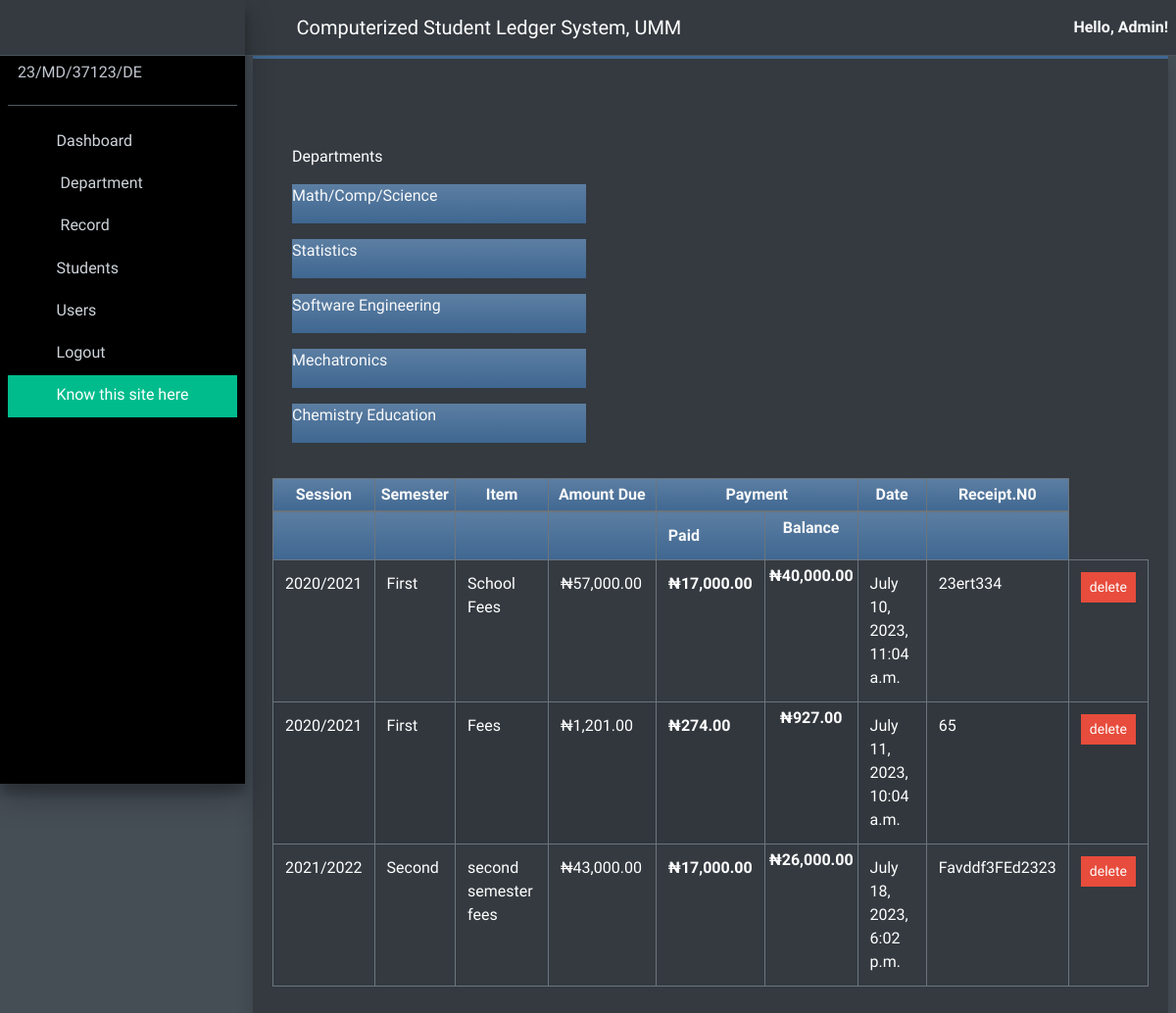
The page /all/records/ (signed in) on the database as committed earlier.
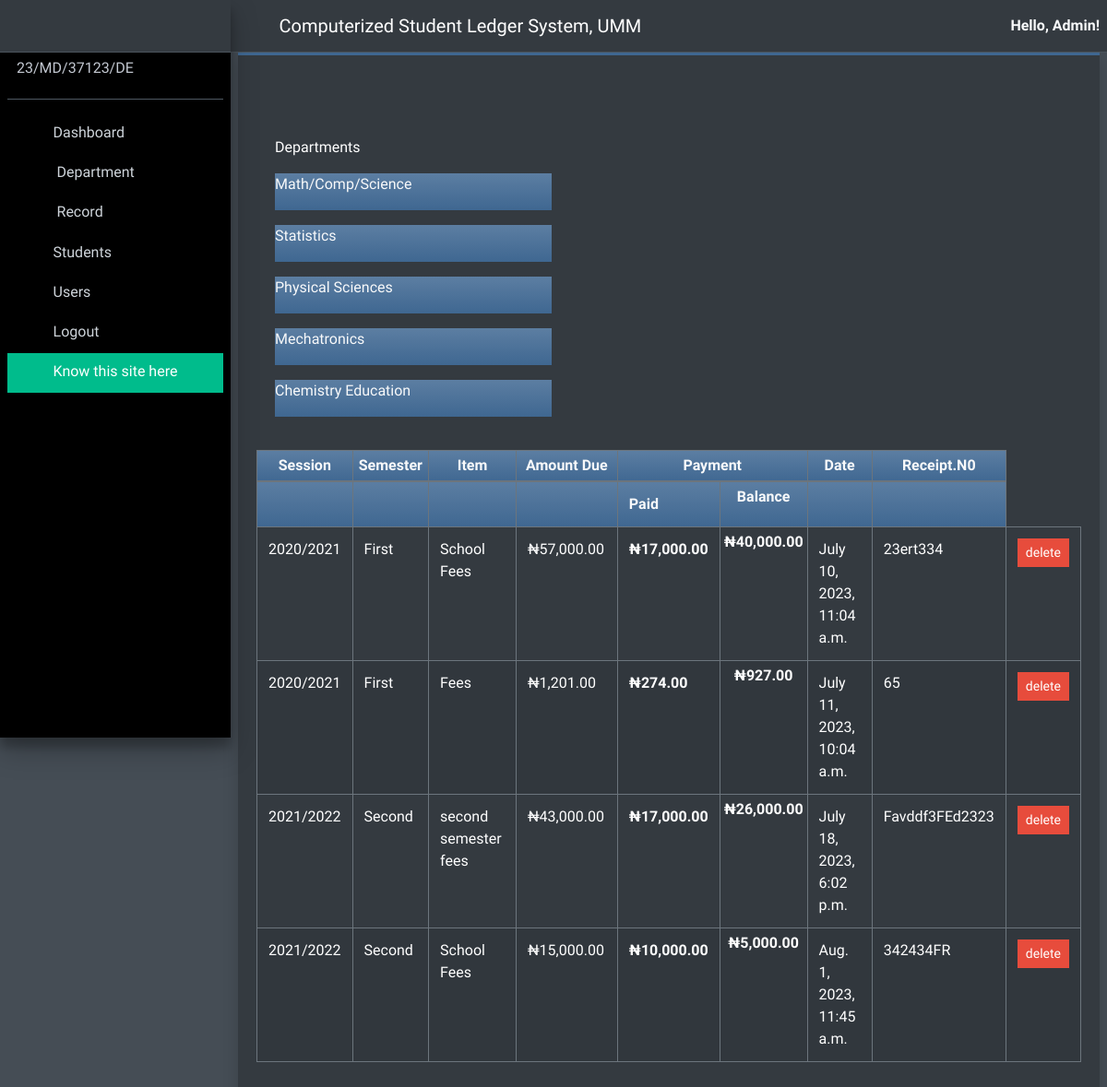
The same page on the database as committed later.
### account/models.py (models this page shows, shortened)
class Department(models.Model):
    name = models.CharField(max_length=150)

class Record(models.Model):
    semester= models.ForeignKey(Semester,on_delete=models.CASCADE)
    item = models.CharField(max_length=50)
    reg_no = models.CharField(max_length=15, null=True,blank=True)
    session = models.ForeignKey(Session,on_delete=models.CASCADE)
    ammount_due = models.FloatField(default=0)
    paid = models.FloatField(default=0)
    balance = models.FloatField(default=0)
    reciept_no = models.CharField(max_length=15)
    created_on = models.DateTimeField(auto_now_add=True)
    is_draft = models.BooleanField(default=True)

class Session(models.Model):
    session_name = models.CharField(max_length=15)

class Semester(models.Model):
    session = models.ForeignKey(Session,on_delete = models.CASCADE)
    semester_name = models.CharField(max_length=15)
    semester_fees = models.FloatField(default = 0)

### account/views.py (the view, shortened to what this page needs)
# urls.py: path('all/records/',AllRecordView.as_view(),name = 'all_records'),
class AllRecordView(UserPassesTestMixin,ListView):
    model = Record
    template_name = 'all_record.html'
    success_url = ''
    context_object_name = 'records'
    def get_context_data(self, **kwargs: Any):
        context = super(AllRecordView,self).get_context_data(**kwargs)
        dept =Department.objects.all()
        context.update({'depts':dept})
        return context
    def test_func(self):
        if self.request.user.is_superuser:
            return True
        return False

### templates/all_record.html (shortened to what this page needs)
{%extends 'base.html'%}
{%block content%}
{% load humanize %}
<body class="hold-transition sidebar-mini dark-mode layout-fixed layout-navbar-fixed">
<div class="wrapper">
  {%include 'header.html'%}
  {%include 'side_bar.html'%}
  <div class="content-wrapper">
    <section class="content">
      <div class="card card-outline card-primary rounded-0 shadow">
        <div class="card-body">
            <div class="clearfix">&nbsp;</div>
            <div class="clearfix">&nbsp;</div>
            <div class="row">
              <div class="col">
                <div class="card-body">
                  <p>Departments</p>
                  {%for dept in depts%}
                  <a  href="{%url 'dept' dept.id%}" style="color: white;"><p class="bg-gradient-primary text-light" style="width: 300px; height: 40px;">{{dept.name}}</p></a>
                  {%endfor%}
               </div>
              </div>
              <div class="col-md-12 table-responsive">
                <table id="patient_history" class="table table-striped table-bordered">
                  <colgroup>
                    <col width="10%">
                    <col width="15%">
                    <col width="15%">
                    <col width="15%">
                    <col width="10%">
                    <col width="10%">
                    <col width="15%">
                  </colgroup>
                  <thead>
                    <tr class="bg-gradient-primary text-light">
                      <th class="p-1 text-center">Session</th>
                      <th class="p-1 text-center">Semester</th>
                      <th class="p-1 text-center">Item</th>
                      <th class="p-1 text-center">Amount Due</th>
                      <th class="p-1 text-center" colspan="2">Payment
                     </th>
                      <th class="p-1 text-center">Date</th>
                      <th class="p-1 text-center">Receipt.N0</th>
                    </tr>
                  </thead>
                  <tbody>
                    <tr class="bg-gradient-primary text-light">
                      <td></td>
                      <td></td>
                      <td></td>
                      <td></td>
                        <th cclass="p-1 text-center">Paid</th>
                        <th class="p-1 text-center">Balance</th>
                      <td></td>
                      <td></td>
                    </tr>
                    {%for record in records%}
                    <tr>
                      <td>{{record.session.session_name}}</td>
                      <td>{{record.semester.semester_name}}</td>
                      <td>{{record.item}}</td>
                      <td>&#8358;{{record.ammount_due|floatformat:2|intcomma }}</td>
                        <th cclass="p-1 text-center">&#8358;{{record.paid|floatformat:2|intcomma }}</th>
                        <th class="p-1 text-center">&#8358;{{record.balance|floatformat:2|intcomma }}</th>
                      <td>{{record.created_on}}</td>
                      <td>{{record.reciept_no}}</td>
                      <td>
                        <form action="" method="post">
                          <button type="submit" id="save_medicine"
                          name="delete" value="{{record.id}}" class="btn bg-danger btn-sm btn-flat ">delete</button></td>
                    </tr>
                    {%endfor%}
                  </tbody>
                </table>
              </div>
            </div>
        </div>
      </div>
    </section>
  </div>
</div>
{%endblock content%}

Rows that differ between the two databases and show on the page:
changed Department: name "Software Engineering" → "Physical Sciences"
added Record: session.session_name "2021/2022", semester.semester_name "Second", item "School Fees", ammount_due "15,000.00", paid "10,000.00", balance "5,000.00", created_on "Aug. 1, 2023, 11:45 a.m.", reciept_no "342434FR", {{ record.id }} 4 (drawn)
